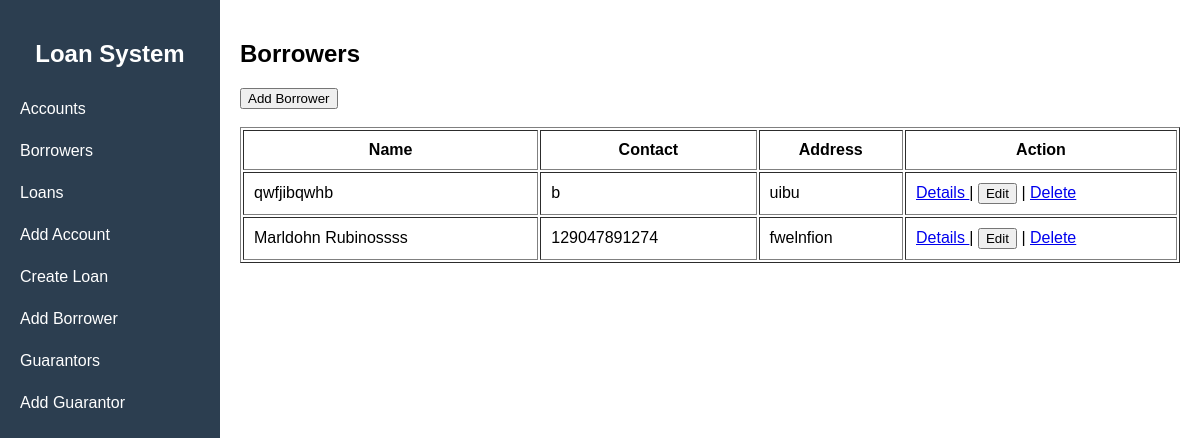
Page /public/index.php?url=borrower/index (signed in) on the earlier database version.
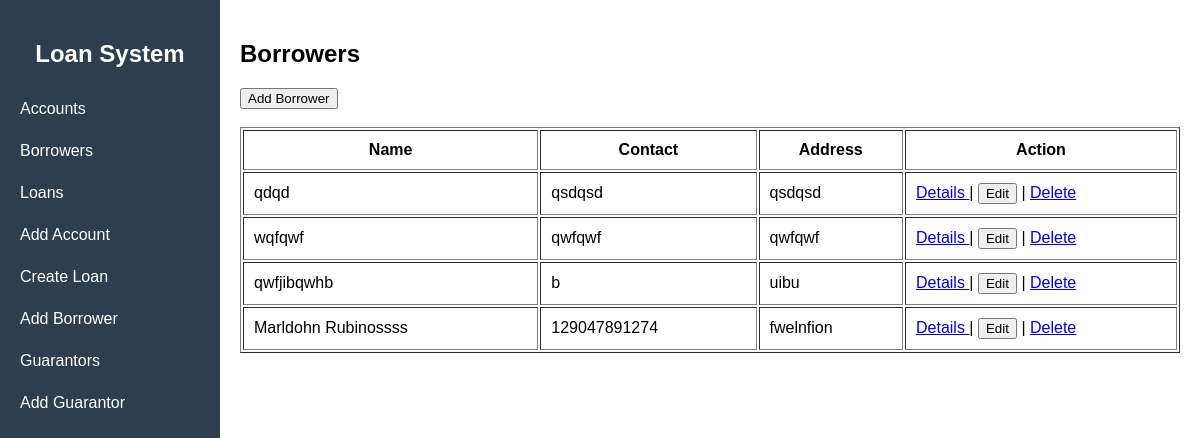
Same page on the later database version.
### tables this page shows
CREATE TABLE `borrowers` (
  `id` int(11) NOT NULL,
  `fullname` varchar(100) DEFAULT NULL,
  `contact` varchar(20) DEFAULT NULL,
  `address` text DEFAULT NULL,
  `created_at` timestamp NOT NULL DEFAULT current_timestamp()
);

### app/controllers/BorrowerController.php (called while the page is built, shortened)
<?php
require_once "../app/models/Borrower.php";
class BorrowerController {
    private $borrower;
    public function __construct() {
        $this->borrower = new Borrower();
    }
    public function index() {
        $borrowers = $this->borrower->getAll();
        require "../app/views/borrowers/index.php";
    }
}

### core/App.php (called while the page is built, shortened)
<?php
class App {
    protected $method = "index";
    public function __construct() {
        $url = $this->parseUrl();
        if (isset($url[0])) {
            $controllerName = ucfirst($url[0]) . "Controller";
            $controllerFile = "../app/controllers/" . $controllerName . ".php";
            if (file_exists($controllerFile)) {
                unset($url[0]);
            }
        }
        $this->controller = new $this->controller;
        if (isset($url[1]) && method_exists($this->controller, $url[1])) {
            $this->method = $url[1];
            unset($url[1]);
        }
        $params = $url ? array_values($url) : [];
        call_user_func_array([$this->controller, $this->method], $params);
    }
    public function parseUrl() {
        if (isset($_GET['url']) && !empty($_GET['url'])) {
            return explode("/", filter_var(rtrim($_GET['url'], "/"), FILTER_SANITIZE_URL));
        }
        return [];
    }
}

### public/index.php (called while the page is built)
<?php
require_once "../core/App.php";
$app = new App();

### core/Model.php (called while the page is built, shortened)
<?php
require_once __DIR__ . '/../config/database.php';
class Model {
    public function __construct() {
        $db = new Database();
        $this->conn = $db->connect();
    }
}

### config/database.php (called while the page is built, shortened)
<?php
class Database {
    private $host = "localhost";
    private $db_name = "loan_db";
    private $username = "root";
    private $password = "";
    public function connect() {
        $this->conn = null;
        try {
            $this->conn = new PDO(
                "mysql:host={$this->host};port=3307;dbname={$this->db_name}",
                $this->username,
                $this->password
            );
            $this->conn->setAttribute(PDO::ATTR_ERRMODE, PDO::ERRMODE_EXCEPTION);
        } catch (PDOException $e) {
            die("Connection failed: " . $e->getMessage());
        }
        return $this->conn;
    }
}

### app/models/Borrower.php (called while the page is built, shortened)
<?php
require_once "../core/Model.php";
class Borrower extends Model {
    public function getAll() {
        $stmt = $this->conn->prepare("
            SELECT * FROM borrowers ORDER BY id DESC
        ");
        $stmt->execute();
        return $stmt->fetchAll(PDO::FETCH_ASSOC);
    }
}

### app/views/borrowers/index.php (the view, shortened to what this page needs)
<?php include __DIR__ . "/../layouts/sidebar.php"; ?>
<h2>Borrowers</h2>
<button type="button" onclick="openCreateModal()">
    Add Borrower
</button>
<br><br>
<table border="1" cellpadding="10" width="100%">
    <tr>
        <th>Name</th>
        <th>Contact</th>
        <th>Address</th>
        <th width="250">Action</th>
    </tr>
    <?php if (!empty($borrowers)): ?>
        <?php foreach ($borrowers as $b): ?>
        <tr>
            <td><?= htmlspecialchars($b['fullname']) ?></td>
            <td><?= htmlspecialchars($b['contact']) ?></td>
            <td><?= htmlspecialchars($b['address']) ?></td>
            <td>
                <a href="/LoanManagement/public/index.php?url=borrower/details/<?= $b['id'] ?>">
                    Details
                </a>
                |
                <button
                    type="button"
                    onclick="openEditModal(
                        '<?= $b['id'] ?>',
                        '<?= htmlspecialchars($b['fullname'], ENT_QUOTES) ?>',
                        '<?= htmlspecialchars($b['contact'], ENT_QUOTES) ?>',
                        '<?= htmlspecialchars($b['address'], ENT_QUOTES) ?>'
                    )">
                    Edit
                </button>
                |
                <a href="/LoanManagement/public/index.php?url=borrower/delete/<?= $b['id'] ?>"
                   onclick="return confirm('Delete this borrower?')">
                    Delete
                </a>
            </td>
        </tr>
        <?php endforeach; ?>
    <?php endif; ?>
</table>
<?php include __DIR__ . "/../layouts/footer.php"; ?>

Differences in the rows shown:
added borrowers: fullname "qdqd", contact "qsdqsd", address "qsdqsd"
added borrowers: fullname "wqfqwf", contact "qwfqwf", address "qwfqwf"
